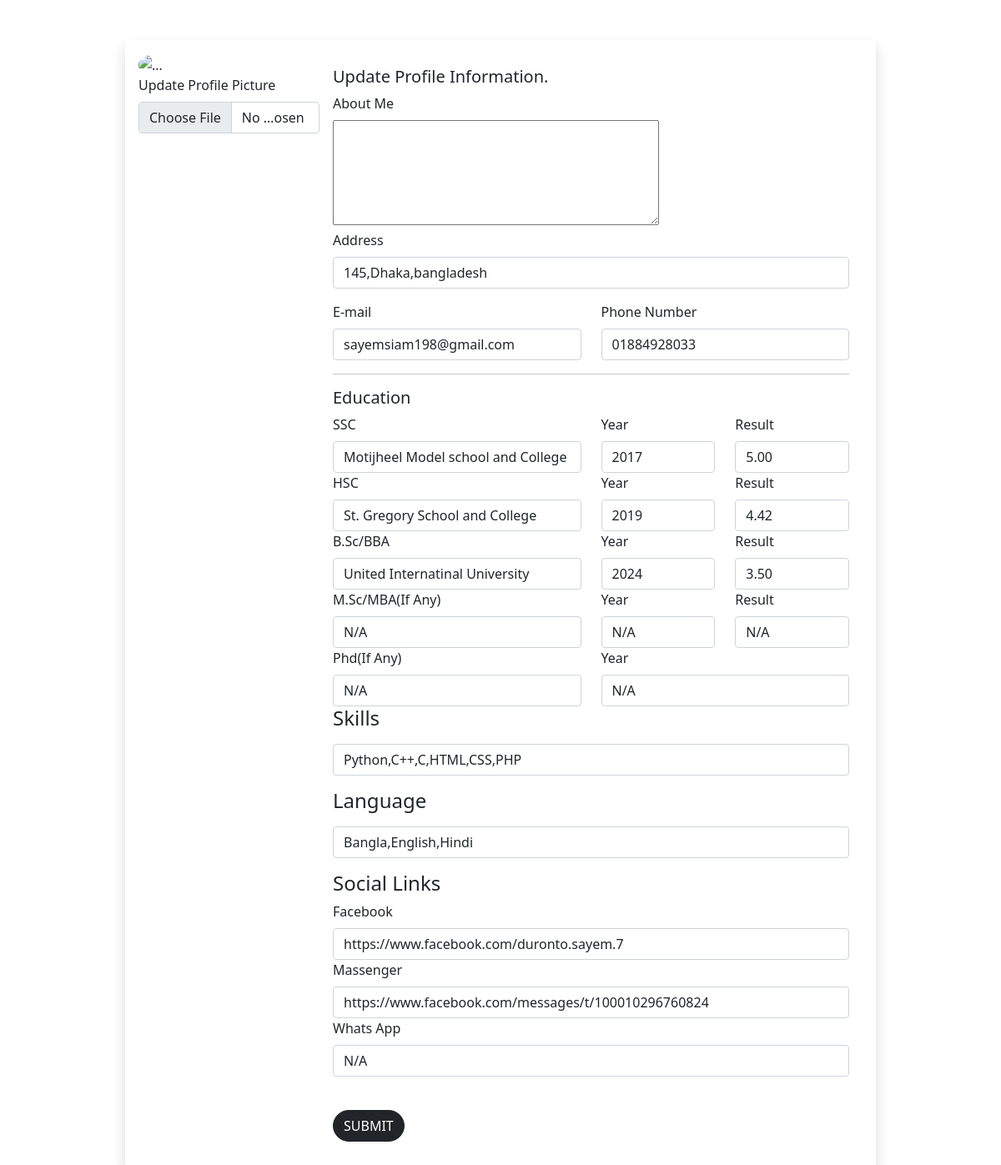
/edit.php?acc_id=1 (signed in), run on an earlier commit of the app's database.
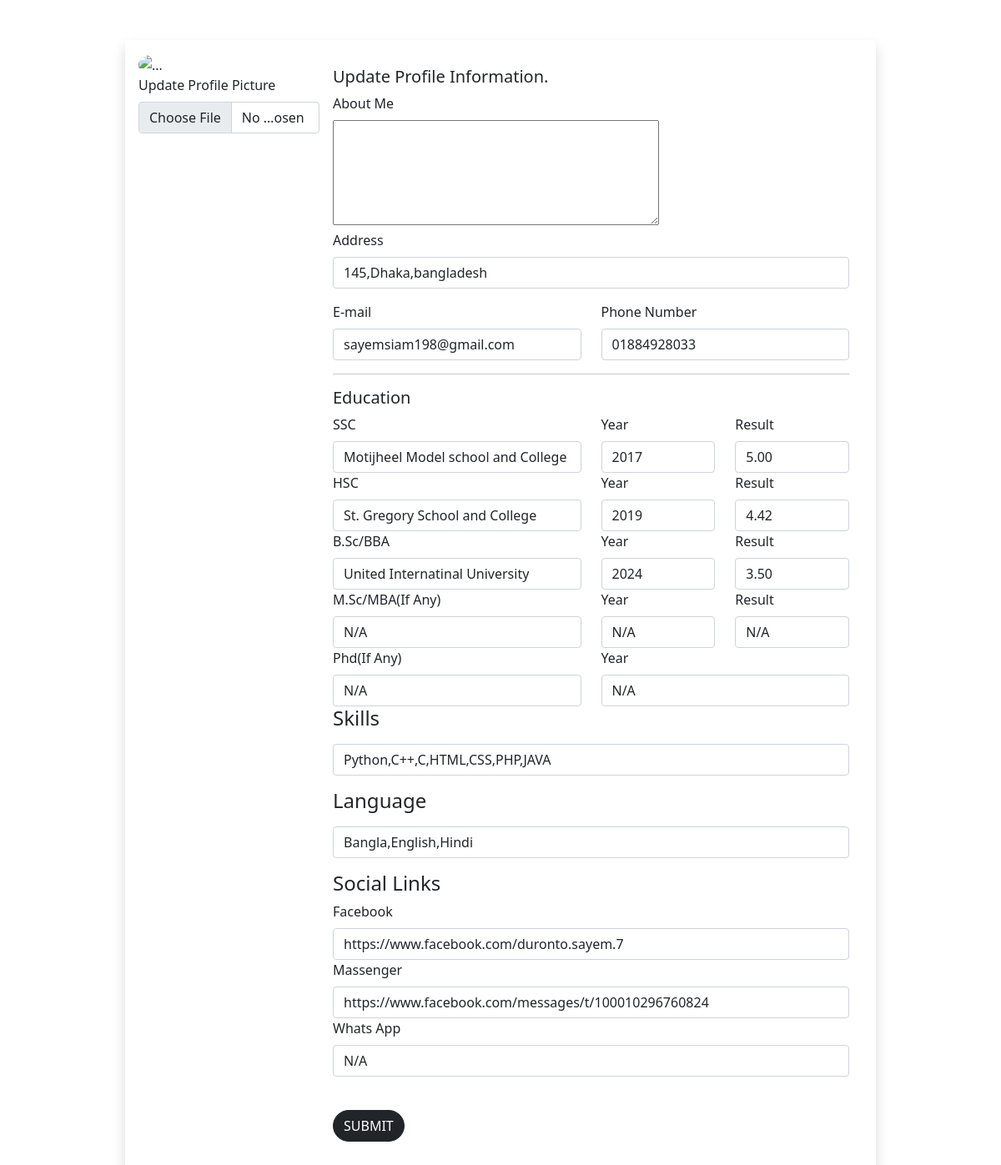
And on a later commit of the database.
### tables this page shows
CREATE TABLE `user_info` (
  `acc_id` int(11) NOT NULL,
  `age` int(11) NOT NULL,
  `about_me` varchar(200) NOT NULL,
  `address` varchar(50) NOT NULL,
  `email` varchar(50) NOT NULL,
  `phone_num` varchar(15) NOT NULL,
  `photo_loc` varchar(150) NOT NULL,
  `school` varchar(50) NOT NULL,
  `college` varchar(50) NOT NULL,
  `uni_ug` varchar(50) NOT NULL,
  `uni_gr` varchar(50) NOT NULL,
  `uni_pg` varchar(50) NOT NULL,
  `ssc_year` varchar(5) NOT NULL,
  `hsc_year` varchar(5) NOT NULL,
  `ug_year` varchar(5) NOT NULL,
  `gr_year` varchar(5) NOT NULL,
  `pg_year` varchar(5) NOT NULL,
  `ssc_result` varchar(5) NOT NULL,
  `hsc_result` varchar(5) NOT NULL,
  `ug_result` varchar(5) NOT NULL,
  `pg_result` varchar(5) NOT NULL,
  `skills` varchar(50) NOT NULL,
  `language` varchar(50) NOT NULL,
  `facebook` varchar(100) NOT NULL,
  `massenger` varchar(100) NOT NULL,
  `whatsapp` varchar(100) NOT NULL
);

### edit.php (the view, shortened to what this page needs)
<?php
include("components/dbconnect.php");
$acc_id = $_GET['acc_id'];
$sql1 = "SELECT * FROM `user_info` WHERE acc_id = '$acc_id';";
$result1 = mysqli_query($conn, $sql1);
$data = mysqli_fetch_assoc($result1);
?>
<!DOCTYPE html>
<html lang="en">
<head>
    <link href="https://cdn.jsdelivr.net/npm/bootstrap@5.0.2/dist/css/bootstrap.min.css" rel="stylesheet" />
</head>
<body>
    <section class="" style="justify-content:center;">
        <div class="container-fluid w-75 h-75 my-5 shadow p-3 mb-5 rounded" style="background:White;">
            <form action="edit.php?acc_id=<?php echo $acc_id; ?>" method="post" enctype="multipart/form-data">
                <div class="row g-0">
                    <div class="col-md-3 ">
                        <div class="text-ceenter"><img src="https://www.w3schools.com/howto/img_avatar.png" class="" alt="..." style="height:150px; width:150px; border-radius: 50%;"></div>
                        <div class="mb-3">
                            <label for="formFile" class="form-label">Update Profile Picture</label>
                            <input type="file" class="form-control" name="profileImg" value="<?php echo $data['photo_loc']; ?>">
                        </div>
                    </div>
                    <div class="col-md-9">
                        <div class="card-body">
                            <h5 class="card-title">Update Profile Information.</h5>
                            <form action="editProfile.php?acc_id=<?php echo $acc_id; ?>" method="post">
                                <div class="mb-3">
                                    <label for="formGroupExampleInput" class="form-label">About Me</label> <br>
                                    <textarea id="story" name="story" rows="5" cols="40" value="<?php echo $data['about_me']; ?>"></textarea> <br>
                                    <label for="formGroupExampleInput" class="form-label">Address</label> <br>
                                    <input type="text" class="form-control" name="address" id="formGroupExampleInput" placeholder="" value="<?php echo $data['address']; ?>">
                                </div>
                                <div class="row">
                                    <div class="col">
                                        <label for="formGroupExampleInput" class="form-label">E-mail</label>
                                        <input type="email" class="form-control" name="email" placeholder="e-mail" value="<?php echo $data['email']; ?>">
                                    </div>
                                    <div class="col">
                                        <label for="formGroupExampleInput" class="form-label">Phone Number</label>
                                        <input type="text" class="form-control" name="phnNum" placeholder="Phone Number" value="<?php echo $data['phone_num']; ?>">
                                    </div>
                                </div>
                                <hr>
                                <h5>Education</h5>
                                <div class="row">
                                    <div class="col-sm-6">
                                        <label for="formGroupExampleInput" class="form-label">SSC</label>
                                        <input type="text" class="form-control" name="sch_name" placeholder="Institution Name" value="<?php echo $data['school']; ?>">
                                    </div>
                                    <div class="col-sm-6">
                                        <div class="row">
                                            <div class="col">
                                                <label for="formGroupExampleInput" class="form-label">Year</label>
                                                <input type="text" class="form-control" name="sch_year" placeholder="" value="<?php echo $data['ssc_year']; ?>">
                                            </div>
                                            <div class="col">
                                                <label for="formGroupExampleInput" class="form-label">Result</label>
                                                <input type="text" class="form-control" name="sch_result" placeholder="" value="<?php echo $data['ssc_result']; ?>">
                                            </div>
                                        </div>
                                    </div>
                                </div>
                                <div class="row">
                                    <div class="col-sm-6">
                                        <label for="formGroupExampleInput" class="form-label">HSC</label>
                                        <input type="text" class="form-control" name="clg_name" placeholder="Institution Name" value="<?php echo $data['college']; ?>">
                                    </div>
                                    <div class="col-sm-6">
                                        <div class="row">
                                            <div class="col">
                                                <label for="formGroupExampleInput" class="form-label">Year</label>
                                                <input type="text" class="form-control" name="clg_year" placeholder="" value="<?php echo $data['hsc_year']; ?>">
                                            </div>
                                            <div class="col">
                                                <label for="formGroupExampleInput" class="form-label">Result</label>
                                                <input type="text" class="form-control" name="clg_result" placeholder="" value="<?php echo $data['hsc_result']; ?>">
                                            </div>
                                        </div>
                                    </div>
                                </div>
                                <div class="row">
                                    <div class="col-sm-6">
                                        <label for="formGroupExampleInput" class="form-label">B.Sc/BBA</label>
                                        <input type="text" class="form-control" name="ug_u_name" placeholder="Institution Name" value="<?php echo $data['uni_ug']; ?>">
                                    </div>
                                    <div class="col-sm-6">
                                        <div class="row">
                                            <div class="col">
                                                <label for="formGroupExampleInput" class="form-label">Year</label>
                                                <input type="text" class="form-control" name="ug_u_year" placeholder="" value="<?php echo $data['ug_year']; ?>">
                                            </div>
                                            <div class="col">
                                                <label for="formGroupExampleInput" class="form-label">Result</label>
                                                <input type="text" class="form-control" name="ug_u_result" placeholder="" value="<?php echo $data['ug_result']; ?>">
                                            </div>
                                        </div>
                                    </div>
                                </div>
                                <div class="row">
                                    <div class="col-sm-6">
                                        <label for="formGroupExampleInput" class="form-label">M.Sc/MBA(If Any)</label>
                                        <input type="text" class="form-control" name="g_u_name" placeholder="Institution Name" value="<?php echo $data['uni_gr']; ?>">
                                    </div>
                                    <div class="col-sm-6">
                                        <div class="row">
                                            <div class="col">
                                                <label for="formGroupExampleInput" class="form-label">Year</label>
                                                <input type="text" class="form-control" name="g_u_year" placeholder="" value="<?php echo $data['gr_year']; ?>">
                                            </div>
                                            <div class="col">
                                                <label for="formGroupExampleInput" class="form-label">Result</label>
                                                <input type="text" class="form-control" name="g_u_result" placeholder="" value="<?php echo $data['pg_result']; ?>">
                                            </div>
                                        </div>
                                    </div>
                                </div>
                                <div class="row">
                                    <div class="col-sm-6">
                                        <label for="formGroupExampleInput" class="form-label">Phd(If Any)</label>
                                        <input type="text" class="form-control" name="pg_u_name" placeholder="Institution Name" value="<?php echo $data['uni_pg']; ?>">
                                    </div>
                                    <div class="col-sm-6">
                                        <label for="formGroupExampleInput" class="form-label">Year</label>
                                        <input type="text" class="form-control" name="pg_u_year" placeholder="" value="<?php echo $data['pg_year']; ?>">
                                    </div>
                                </div>
                                <div class="mb-3">
                                    <label for="formGroupExampleInput" class="form-label">
                                        <h4>Skills</h4>
                                    </label>
                                    <input type="text" class="form-control" name="skill" id="formGroupExampleInput" value="<?php echo $data['skills']; ?>">
                                </div>
                                <div class="mb-3">
                                    <label for="formGroupExampleInput" class="form-label">
                                        <h4>Language</h4>
                                    </label>
                                    <input type="text" class="form-control" name="language" id="formGroupExampleInput" value="<?php echo $data['language']; ?>">
                                </div>
                                <div class="mb-3">
                                    <h4>Social Links</h4>
                                    <label for="formGroupExampleInput" class="form-label">Facebook</label>
                                    <input type="text" class="form-control" name="fb" id="formGroupExampleInput" value="<?php echo $data['facebook']; ?>">
                                    <label for="formGroupExampleInput" class="form-label">Massenger</label>
                                    <input type="text" class="form-control" name="msgr" id="formGroupExampleInput" value="<?php echo $data['massenger']; ?>">
                                    <label for="formGroupExampleInput" class="form-label">Whats App</label>
                                    <input type="text" class="form-control" name="wa" id="formGroupExampleInput" value="<?php echo $data['whatsapp']; ?>">
                                </div>
                                <br>
                                <input type="submit" class="btn btn-dark bb" name="submit" value="SUBMIT" style="border-radius: 20px;">
                        </div>
                    </div>
                </div>
            </form>
        </div>
    </section>
</body>
</html>

What changed in the data, as far as the page shows it:
changed user_info "145,Dhaka,bangladesh": skill "Python,C++,C,HTML,CSS,PHP" → "Python,C++,C,HTML,CSS,PHP,JAVA"
